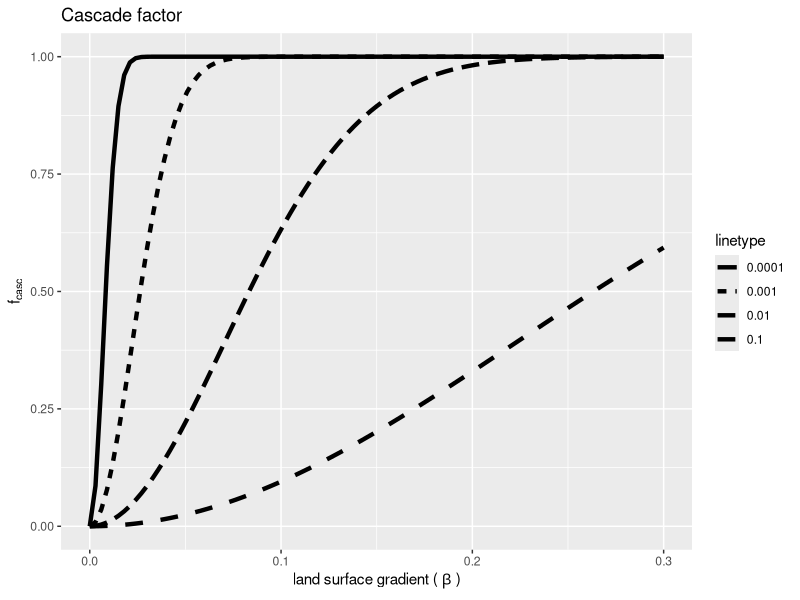

Reproduce this figure in R.


library(ggplot2)



fun.0 <- function(x) 1-exp(-x*x/.0001)
fun.1 <- function(x) 1-exp(-x*x/.001)
fun.2 <- function(x) 1-exp(-x*x/.01)
fun.3 <- function(x) 1-exp(-x*x/.1)

ggplot(data.frame(x = 0),aes(x=x)) + # dummy dataframe
  stat_function(aes(linetype='0.0001'), fun = fun.0, linewidth=1.5) +
  stat_function(aes(linetype='0.001'), fun = fun.1, linewidth=1.5) +
  stat_function(aes(linetype='0.01'), fun = fun.2, linewidth=1.5) +
  stat_function(aes(linetype='0.1'), fun = fun.3, linewidth=1.5) +
  xlim(c(0,.3)) + 
  labs(title="Cascade factor ", 
       x=expression("land surface gradient ("~beta~")"), 
       y=expression(f["casc"]))

